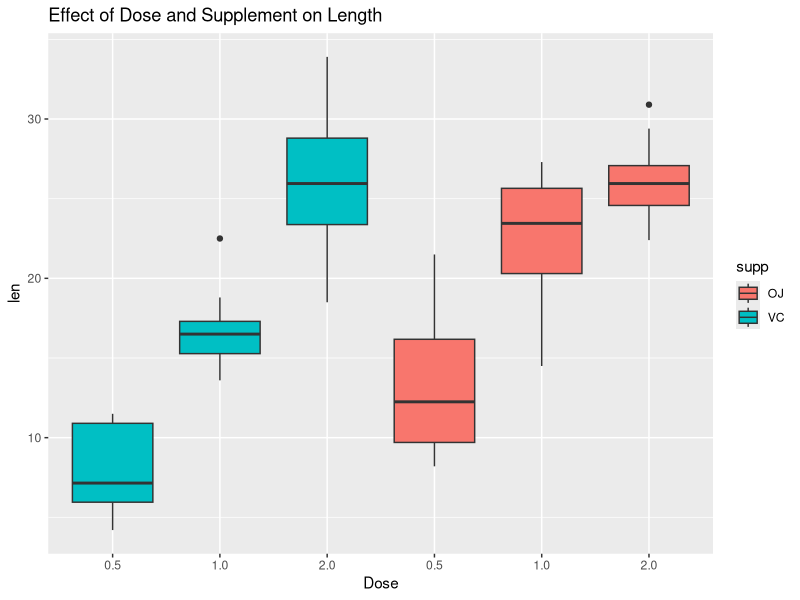

The R source for this figure: (Note: this script raises an error after producing the figure.)
## ---- chunk 1
knitr::opts_chunk$set(echo = TRUE)
## ---- chunk 2
library(ggplot2)
library(datasets)
data("ToothGrowth")
## ---- chunk 3
ToothGrowth$DS <- interaction(ToothGrowth$supp, ToothGrowth$dose)
ggplot(data = ToothGrowth, aes(y=len, x=sort(DS), fill = supp)) + geom_boxplot() + scale_x_discrete(labels=c("0.5","1.0","2.0","0.5","1.0","2.0")) + labs(x="Dose", title="Effect of Dose and Supplement on Length")
## ---- chunk 4
do_t_tests <- function(a_list,alt_hyp){
        # performs two-sample t-tests on all list items
        for(group in seq_along(1:(length(a_list) - 1))){
                for(other_group in (group + 1):length(a_list)){
                    t_test <- t.test(a_list[[other_group]],a_list[[group]],alternative=alt_hyp)    
                    t_tests[[paste((names(a_list))[other_group]," vs. ",names(a_list)[group])]] <<- t_test
        }
        }
}
## ---- chunk 5
supp_dose_combos <- list()
for(supp_dose_pair in levels(ToothGrowth$DS)){
        supp_dose_combos[[supp_dose_pair]] <- ToothGrowth[(ToothGrowth$DS == supp_dose_pair),]$len
}
## ---- chunk 6
OJ_groups <- supp_dose_combos[grepl(pattern="OJ",x=names(supp_dose_combos))]
VC_groups <- supp_dose_combos[grepl(pattern="VC",x=names(supp_dose_combos))]

supp_group <- list(OJ_groups=OJ_groups, VC_groups=VC_groups)
## ---- chunk 7
half_groups <- supp_dose_combos[grepl(pattern="0.5",x=names(supp_dose_combos))]
one_groups <- supp_dose_combos[grepl(pattern="1",x=names(supp_dose_combos))]
two_groups <- supp_dose_combos[grepl(pattern="2",x=names(supp_dose_combos))]

dose_group <- list(half_groups=half_groups,one_groups=one_groups,two_groups=two_groups)
## ---- chunk 8
t_tests <- list()

for(each_group in supp_group){
    do_t_tests(each_group,alt_hyp = "greater")
}
for(each_group in dose_group){
    do_t_tests(each_group,alt_hyp = "two.sided")
}
## ---- chunk 9
for(ind in 1:length(t_tests)) {ifelse(sum(0 > t_tests[[ind]]$conf.int)==0 | sum(0 > t_tests[[ind]]$conf.int)==2 , print(paste(names(t_tests)[[ind]],"are significantly different")) ,print(paste(names(t_tests)[[ind]],"are not significantly different")))}
## ---- chunk 10
p_scores <- numeric()
for(t_tesst in t_tests){p_scores <<- c(p_scores,t_tesst$p.value)}
adjusted_p_scores <- p.adjust(p_scores,method="BH")
for(ind in 1:length(t_tests)) {ifelse(adjusted_p_scores[ind] < .05 , print(paste(names(t_tests)[[ind]],"are significantly different")) ,print(paste(names(t_tests)[[ind]],"are not significantly different")))}
## ---- chunk 11
the_names <- names(t_tests)

Supp_P <- adjusted_p_scores[7:9]
Supp_name <- the_names[7:9]


sup_df <- data.frame(Supp_P,Supp_name)


par(mfrow=c(1,1))
with(sup_df,plot(Supp_P~Supp_name,main="probability of no significant difference between supplement effectiveness at different doses"))
